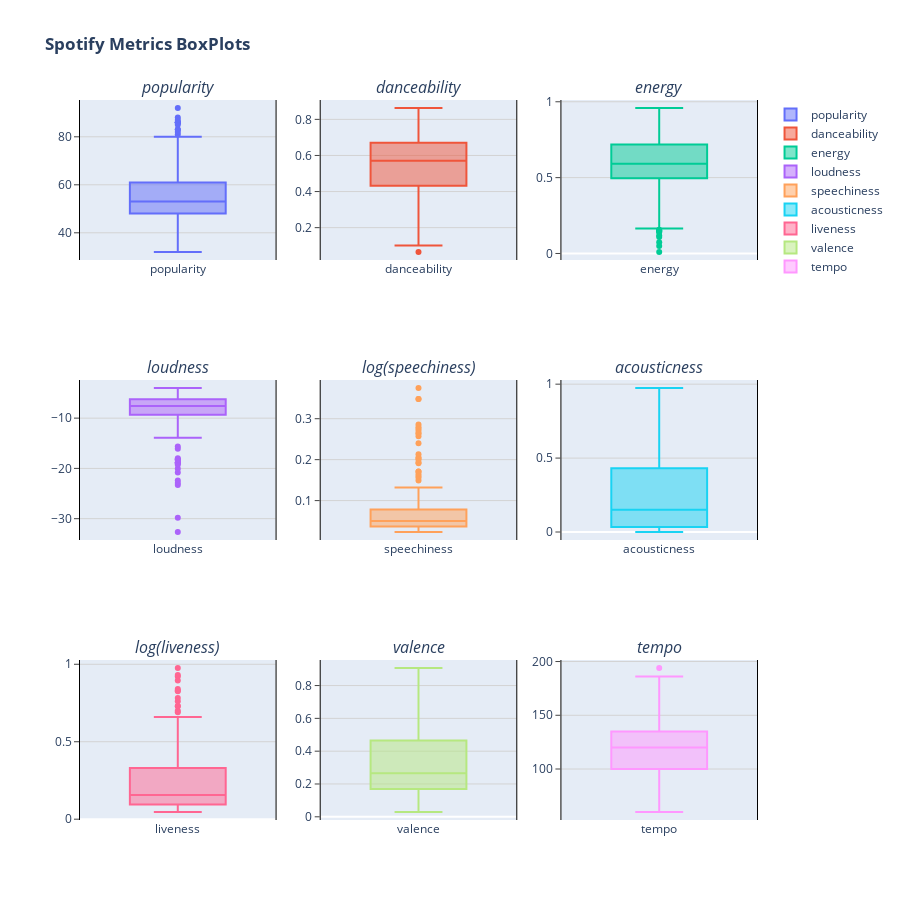

The notebook cell this image was saved under:
### Code cell
# Box Plots
fig=make_subplots(rows=3,cols=3,subplot_titles=('<i>popularity', '<i>danceability', '<i>energy', 
                                                '<i>loudness', '<i>log(speechiness)', '<i>acousticness', 
                                                '<i>log(liveness)', '<i>valence', '<i>tempo'))
                                            
fig.add_trace(go.Box(y=df['popularity'].values, name=df['popularity'].name), 1,1)
fig.add_trace(go.Box(y=df['danceability'].values, name=df['danceability'].name), 1,2)
fig.add_trace(go.Box(y=df['energy'].values, name=df['energy'].name), 1,3)
fig.add_trace(go.Box(y=df['loudness'].values, name=df['loudness'].name), 2,1)
fig.add_trace(go.Box(y=df['speechiness'].values, name=df['speechiness'].name), 2,2)
fig.add_trace(go.Box(y=df['acousticness'].values, name=df['acousticness'].name), 2,3)
fig.add_trace(go.Box(y=df['liveness'].values, name=df['liveness'].name), 3,1)
fig.add_trace(go.Box(y=df['valence'].values, name=df['valence'].name), 3,2)
fig.add_trace(go.Box(y=df['tempo'].values, name=df['tempo'].name), 3,3)

fig.update_yaxes(
    mirror=True,
    ticks='outside',
    showline=True,
    linecolor='black',
    gridcolor='lightgrey'
)

fig.update_layout(height=900,width=900,title_text='<b>Spotify Metrics BoxPlots')

### Figure 1 — Plotly figure (JSON) as saved in the notebook; plotly's stock layout.template omitted (floating-point values rounded to 4 significant figures; data arrays with more than 128 entries replaced by an {"elided": "..."} marker saying what was removed)
{"data": [{"name": "popularity", "type": "box", "xaxis": "x", "y": {"elided": "274 int values"}, "yaxis": "y"}, {"name": "danceability", "type": "box", "xaxis": "x2", "y": {"elided": "274 float values"}, "yaxis": "y2"}, {"name": "energy", "type": "box", "xaxis": "x3", "y": {"elided": "274 float values"}, "yaxis": "y3"}, {"name": "loudness", "type": "box", "xaxis": "x4", "y": {"elided": "274 float values"}, "yaxis": "y4"}, {"name": "speechiness", "type": "box", "xaxis": "x5", "y": {"elided": "274 float values"}, "yaxis": "y5"}, {"name": "acousticness", "type": "box", "xaxis": "x6", "y": {"elided": "274 float values"}, "yaxis": "y6"}, {"name": "liveness", "type": "box", "xaxis": "x7", "y": {"elided": "274 float values"}, "yaxis": "y7"}, {"name": "valence", "type": "box", "xaxis": "x8", "y": {"elided": "274 float values"}, "yaxis": "y8"}, {"name": "tempo", "type": "box", "xaxis": "x9", "y": {"elided": "274 float values"}, "yaxis": "y9"}], "layout": {"annotations": [{"font": {"size": 16}, "showarrow": false, "text": "<i>popularity", "x": 0.1444, "xanchor": "center", "xref": "paper", "y": 1, "yanchor": "bottom", "yref": "paper"}, {"font": {"size": 16}, "showarrow": false, "text": "<i>danceability", "x": 0.5, "xanchor": "center", "xref": "paper", "y": 1, "yanchor": "bottom", "yref": "paper"}, {"font": {"size": 16}, "showarrow": false, "text": "<i>energy", "x": 0.8556, "xanchor": "center", "xref": "paper", "y": 1, "yanchor": "bottom", "yref": "paper"}, {"font": {"size": 16}, "showarrow": false, "text": "<i>loudness", "x": 0.1444, "xanchor": "center", "xref": "paper", "y": 0.6111, "yanchor": "bottom", "yref": "paper"}, {"font": {"size": 16}, "showarrow": false, "text": "<i>log(speechiness)", "x": 0.5, "xanchor": "center", "xref": "paper", "y": 0.6111, "yanchor": "bottom", "yref": "paper"}, {"font": {"size": 16}, "showarrow": false, "text": "<i>acousticness", "x": 0.8556, "xanchor": "center", "xref": "paper", "y": 0.6111, "yanchor": "bottom", "yref": "paper"}, {"font": {"size": 16}, "showarrow": false, "text": "<i>log(liveness)", "x": 0.1444, "xanchor": "center", "xref": "paper", "y": 0.2222, "yanchor": "bottom", "yref": "paper"}, {"font": {"size": 16}, "showarrow": false, "text": "<i>valence", "x": 0.5, "xanchor": "center", "xref": "paper", "y": 0.2222, "yanchor": "bottom", "yref": "paper"}, {"font": {"size": 16}, "showarrow": false, "text": "<i>tempo", "x": 0.8556, "xanchor": "center", "xref": "paper", "y": 0.2222, "yanchor": "bottom", "yref": "paper"}], "height": 900, "title": {"text": "<b>Spotify Metrics BoxPlots"}, "width": 900, "xaxis": {"anchor": "y", "domain": [0, 0.2889]}, "xaxis2": {"anchor": "y2", "domain": [0.3556, 0.6444]}, "xaxis3": {"anchor": "y3", "domain": [0.7111, 1]}, "xaxis4": {"anchor": "y4", "domain": [0, 0.2889]}, "xaxis5": {"anchor": "y5", "domain": [0.3556, 0.6444]}, "xaxis6": {"anchor": "y6", "domain": [0.7111, 1]}, "xaxis7": {"anchor": "y7", "domain": [0, 0.2889]}, "xaxis8": {"anchor": "y8", "domain": [0.3556, 0.6444]}, "xaxis9": {"anchor": "y9", "domain": [0.7111, 1]}, "yaxis": {"anchor": "x", "domain": [0.7778, 1], "gridcolor": "lightgrey", "linecolor": "black", "mirror": true, "showline": true, "ticks": "outside"}, "yaxis2": {"anchor": "x2", "domain": [0.7778, 1], "gridcolor": "lightgrey", "linecolor": "black", "mirror": true, "showline": true, "ticks": "outside"}, "yaxis3": {"anchor": "x3", "domain": [0.7778, 1], "gridcolor": "lightgrey", "linecolor": "black", "mirror": true, "showline": true, "ticks": "outside"}, "yaxis4": {"anchor": "x4", "domain": [0.3889, 0.6111], "gridcolor": "lightgrey", "linecolor": "black", "mirror": true, "showline": true, "ticks": "outside"}, "yaxis5": {"anchor": "x5", "domain": [0.3889, 0.6111], "gridcolor": "lightgrey", "linecolor": "black", "mirror": true, "showline": true, "ticks": "outside"}, "yaxis6": {"anchor": "x6", "domain": [0.3889, 0.6111], "gridcolor": "lightgrey", "linecolor": "black", "mirror": true, "showline": true, "ticks": "outside"}, "yaxis7": {"anchor": "x7", "domain": [0, 0.2222], "gridcolor": "lightgrey", "linecolor": "black", "mirror": true, "showline": true, "ticks": "outside"}, "yaxis8": {"anchor": "x8", "domain": [0, 0.2222], "gridcolor": "lightgrey", "linecolor": "black", "mirror": true, "showline": true, "ticks": "outside"}, "yaxis9": {"anchor": "x9", "domain": [0, 0.2222], "gridcolor": "lightgrey", "linecolor": "black", "mirror": true, "showline": true, "ticks": "outside"}}}
